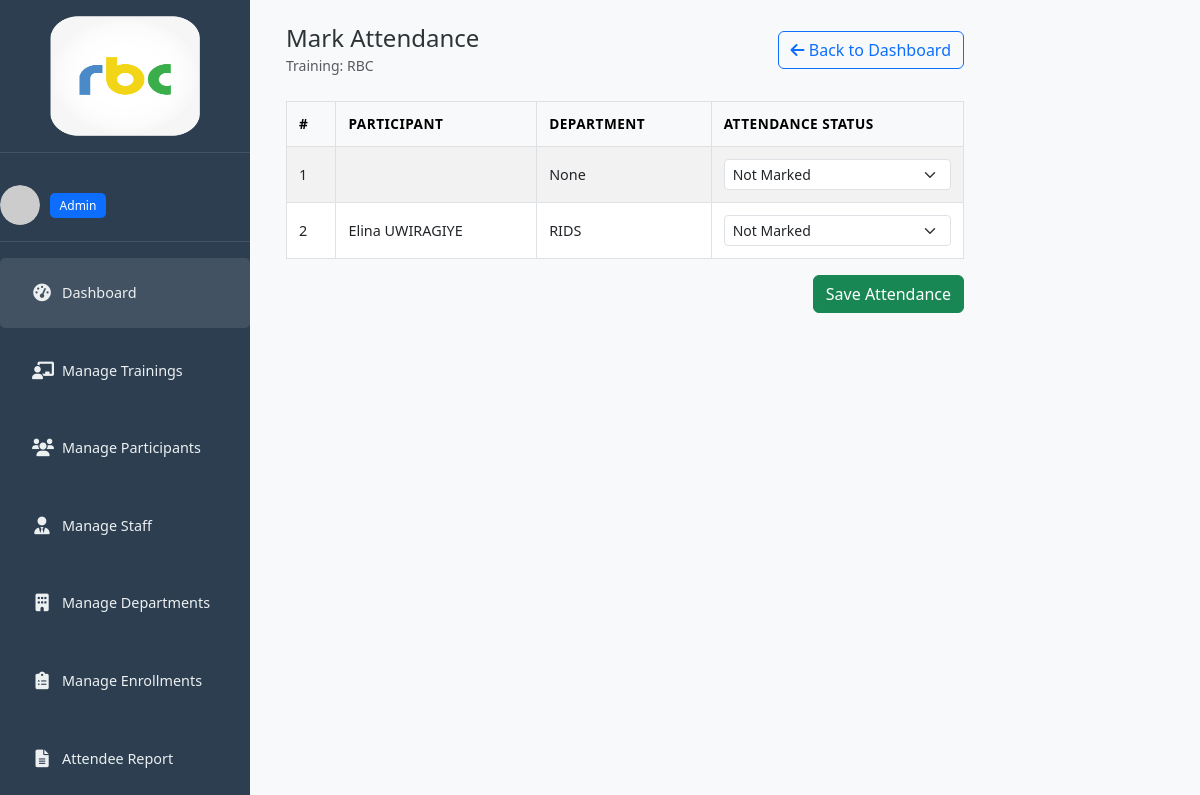
Page /trainings/3/attendance/ (signed in) on the committed database.
### trainings/models.py (models this page shows, shortened)
class Staff(AbstractUser):
    ROLE_CHOICES = (
        ('admin', 'Admin'),
        ('regular', 'Regular'),
        ('supervisor', 'Supervisor'),
    )
    contact_number = models.CharField(max_length=20, blank=True)
    position = models.CharField(max_length=100, blank=True)
    department = models.ForeignKey(Department, on_delete=models.SET_NULL, null=True, blank=True)
    role = models.CharField(max_length=50, choices=ROLE_CHOICES, null=True, blank=True)
    profile_picture = models.ImageField(upload_to='profile_pics/', null=True, blank=True)
    active = models.BooleanField(default=False)

class Training(models.Model):
    STATUS_CHOICES = (
        ('pending', 'Pending Approval'),
        ('approved', 'Approved'),
        ('rejected', 'Rejected'),
        ('in_progress', 'In Progress'),
        ('completed', 'Completed'),
        ('canceled', 'Canceled'),
    )
    title = models.CharField(max_length=200)
    department = models.ForeignKey(Department, on_delete=models.SET_NULL, null=True, blank=True)
    province = models.ForeignKey(Province, on_delete=models.SET_NULL, null=True, blank=True)
    district = models.ForeignKey(District, on_delete=models.SET_NULL, null=True, blank=True)
    venue = models.CharField(max_length=255)
    start_date = models.DateField()
    end_date = models.DateField()
    max_capacity = models.PositiveIntegerField()
    rejection_reason = models.TextField(blank=True, null=True)
    coordinator = models.ForeignKey(
        'Staff',
        on_delete=models.SET_NULL,
        null=True,
        blank=True,
        related_name='coordinated_trainings'
    )
    created_by = models.ForeignKey('Staff', on_delete=models.CASCADE)
    status = models.CharField(max_length=20, choices=STATUS_CHOICES, default='pending')
    created_at = models.DateTimeField(auto_now_add=True)
    class Meta:
        ordering = ['-created_at']

class Enrollment(models.Model):
    CONFIRMATION_CHOICES = (
        ('pending', 'Pending'),
        ('confirmed', 'Confirmed'),
        ('declined', 'Declined'),
    )
    ATTENDANCE_CHOICES = (
        ('not_marked', 'Not Marked'),
        ('attended', 'Attended'),
        ('absent', 'Absent'),
    )
    training = models.ForeignKey(Training, on_delete=models.CASCADE)
    participant = models.ForeignKey(
        Participant,
        on_delete=models.CASCADE,
        to_field='national_id',
        db_column='participant_id'
    )
    enrollment_date = models.DateTimeField(auto_now_add=True)
    enrolled_by = models.ForeignKey('Staff', on_delete=models.SET_NULL, null=True)
    confirmation_status = models.CharField(max_length=10, choices=CONFIRMATION_CHOICES, default='pending')
    confirmation_date = models.DateTimeField(null=True, blank=True)
    attendance_status = models.CharField(max_length=15, choices=ATTENDANCE_CHOICES, default='not_marked')
    notes = models.TextField(blank=True)
    invite_token = models.UUIDField(default=uuid.uuid4, editable=False, unique=True)
    class Meta:
        ordering = ['-enrollment_date']

class Participant(models.Model):
    national_id = models.CharField(
        primary_key=True,
        max_length=16,
        validators=[
            RegexValidator(
                regex=r'^[0-9]{1,16}$|^[a-zA-Z0-9]{1,50}$',
                message="Enter a valid National ID or Staff ID."
            )
        ],
        verbose_name="National ID"
    )
    full_name = models.CharField(max_length=100)
    email = models.EmailField(unique=True)
    phone = models.CharField(max_length=20, blank=True)
    department = models.ForeignKey(Department, on_delete=models.SET_NULL, null=True, blank=True)
    position = models.CharField(max_length=100, blank=True)
    notes = models.TextField(blank=True)
    profile_picture = models.ImageField(upload_to='participant_photos/', null=True, blank=True)
    class Meta:
        ordering = ['full_name']

class Department(models.Model):
    name = models.CharField(max_length=100, unique=True)
    class Meta:
        ordering = ['name']
    def __str__(self):
        return self.name

### trainings/views.py (the view, shortened to what this page needs)
# urls.py: path('trainings/<int:training_id>/attendance/', views.mark_attendance, name='mark_attendance'),
@login_required
def mark_attendance(request, training_id):
    training = get_object_or_404(Training, id=training_id)
    if not (request.user.is_superuser or request.user == training.created_by or request.user == training.coordinator):
        messages.error(request, "You are not authorized to mark attendance for this training.")
        return redirect('dashboard')
    enrollments = Enrollment.objects.filter(training=training)
    return render(request, 'trainings/attendance_form.html', {
        'training': training,
        'enrollments': enrollments,
        'staff': request.user,
    })

### trainings/templates/trainings/attendance_form.html (shortened to what this page needs)
{% extends 'base.html' %}
{% block content %}
<div class="d-flex">
  {% include 'trainings/sidebar.html' %}
  <div class="main-content px-4 pt-4 w-100">
    <div class="d-flex justify-content-between align-items-center mb-4">
      <div>
        <h4 class="mb-0">Mark Attendance</h4>
        <small class="text-muted">Training: {{ training.title }}</small>
      </div>
      <a href="{% url 'dashboard' %}" class="btn btn-outline-primary">
        <i class="fas fa-arrow-left"></i> Back to Dashboard
      </a>
    </div>
    <form method="post">
      <div class="table-responsive">
        <table class="table table-striped table-bordered table-hover">
          <thead class="table-light">
            <tr>
              <th>#</th>
              <th>Participant</th>
              <th>Department</th>
              <th>Attendance Status</th>
            </tr>
          </thead>
          <tbody>
            {% for e in enrollments %}
            <tr>
              <td>{{ forloop.counter }}</td>
              <td>{{ e.participant.full_name }}</td>
              <td>{{ e.participant.department }}</td>
              <td>
                <select name="attendance_{{ e.id }}" class="form-select form-select-sm">
                  <option value="not_marked" {% if e.attendance_status == "not_marked" %}selected{% endif %}>Not Marked</option>
                </select>
              </td>
            </tr>
            {% empty %}
            <tr>
              <td colspan="4" class="text-center text-muted">No participants enrolled in this training.</td>
            </tr>
            {% endfor %}
          </tbody>
        </table>
      </div>
      <div class="d-flex justify-content-end mt-3">
        <button type="submit" class="btn btn-success">Save Attendance</button>
      </div>
    </form>
  </div>
</div>
{% endblock %}

### trainings/templates/trainings/sidebar.html (shortened to what this page needs)
{% load static %}
<div class="sidebar">
  <div class="logo">
    <img src="{% static 'img/logo1.png' %}" alt="Logo" width="150" height="120">
  </div>
  <div class="user-info">
    <div class="avatar">
      {% if staff.profile_picture %}
        <img src="{{ staff.profile_picture.url }}" alt="User avatar" class="rounded-circle" width="50" height="50">
      {% else %}
        <img src="https://via.placeholder.com/50" alt="User avatar" class="rounded-circle" width="50" height="50">
      {% endif %}
    </div>
    <div class="user-details">
      <span class="badge bg-primary">{{ staff.role|title }}</span>
    </div>
  </div>
  <div class="menu">
    <ul>
      <li class="active">
        <a href="{% url 'dashboard' %}">
          <i class="fas fa-tachometer-alt"></i>
          <span>Dashboard</span>
        </a>
      </li>
      {% if staff.role == 'admin' %}
      <li>
        <a href="{% url 'training_list' %}">
          <i class="fas fa-chalkboard-teacher"></i>
          <span>Manage Trainings</span>
        </a>
      </li>
        <li>
          <a href="{% url 'participant_list' %}">
            <i class="fas fa-users"></i>
            <span>Manage Participants</span>
          </a>
        </li>
        <li>
          <a href="{% url 'staff_list' %}">
            <i class="fas fa-user-tie"></i>
            <span>Manage Staff</span>
          </a>
        </li>
        <li>
          <a href="{% url 'department_list' %}">
            <i class="fas fa-building"></i>
            <span>Manage Departments</span>
          </a>
        </li>
        <li>
          <a href="{% url 'enrollment_list' %}">
            <i class="fas fa-clipboard-list"></i>
            <span>Manage Enrollments</span>
          </a>
        </li>
        <li>
          <a href="{% url 'attendee_report' %}">
            <i class="fas fa-file-alt"></i>
            <span>Attendee Report</span>
          </a>
        </li>
      {% endif %}
    </ul>
  </div>
</div>

### trainings/static/css/main_admin.css (style rules this page uses)
:root { --primary-color: #6c5ce7; --secondary-color: #00b894; --danger-color: #ff7675; --warning-color: #fdcb6e; --text-color: #2d3436; --light-text: #636e72; --bg-color: #f5f6fa; --card-bg: #ffffff; --sidebar-bg: #2c3e50; --sidebar-text: #ecf0f1; }
body { background-color: var(--bg-color); color: var(--text-color); font-family: 'Segoe UI', Tahoma, Geneva, Verdana, sans-serif; margin: 0; padding: 0; }
.sidebar { width: 250px; min-height: 100vh; background-color: #2c3e50; color: #fff; position: sticky; top: 0; }
.logo { padding: 1rem 0; border-bottom: 1px solid rgba(255,255,255,0.1); margin-bottom: 1rem; text-align: center; }
.user-info { display: flex; align-items: center; padding: 1rem 0; border-bottom: 1px solid rgba(255,255,255,0.1); margin-bottom: 1rem; }
.avatar { width: 40px; height: 40px; border-radius: 50%; overflow: hidden; margin-right: 10px; }
.avatar img { width: 100%; height: 100%; object-fit: cover; }
.menu ul { list-style: none; padding: 0; margin: 0; }
.menu li { margin-bottom: 0.5rem; border-radius: 5px; transition: all 0.3s; }
.menu li.active, .menu li:hover { background-color: rgba(255,255,255,0.1); }
.menu li a, .menu li { display: flex; align-items: center; padding: 0.75rem 1rem; color: var(--sidebar-text); text-decoration: none; font-size: 0.9rem; }
.menu li i { margin-right: 10px; font-size: 1.1rem; width: 20px; text-align: center; }
.main-content { flex: 1; margin-left: 250px; padding: 1rem; }
.table { width: 100%; margin-bottom: 0; }
.table th { font-weight: 600; font-size: 0.85rem; text-transform: uppercase; letter-spacing: 0.5px; border-top: none; padding: 0.75rem; vertical-align: middle; }
.table td { padding: 0.75rem; vertical-align: middle; font-size: 0.9rem; }
.badge { padding: 0.4rem 0.6rem; font-size: 0.75rem; font-weight: 500; border-radius: 5px; }
html, body { height: 100%; margin: 0; padding: 0; scroll-behavior: smooth; overflow-x: hidden; }
body { display: flex; flex-direction: column; }
.sidebar { position: fixed; left: 0; top: 0; height: 100vh; overflow-y: auto; z-index: 100; }
.main-content { margin-left: 250px; flex: 1; min-height: 100vh; padding: 1rem; overflow-y: auto; position: relative; top: 0; }
.main-content { padding-top: 20px; width: calc(100% - 250px); box-sizing: border-box; }
.top-nav, h1, h2, h3, h4 { margin-top: 0; padding-top: 0; }
.table-responsive { width: 100%; margin-top: 20px; }

### rows in the picture
Staff: role "Admin"
Training: title "RBC"
Enrollment: participant.department "None", attendance_status+id "Not Marked"
Enrollment: participant.full_name "Elina UWIRAGIYE", participant.department "RIDS", attendance_status+id "Not Marked"
